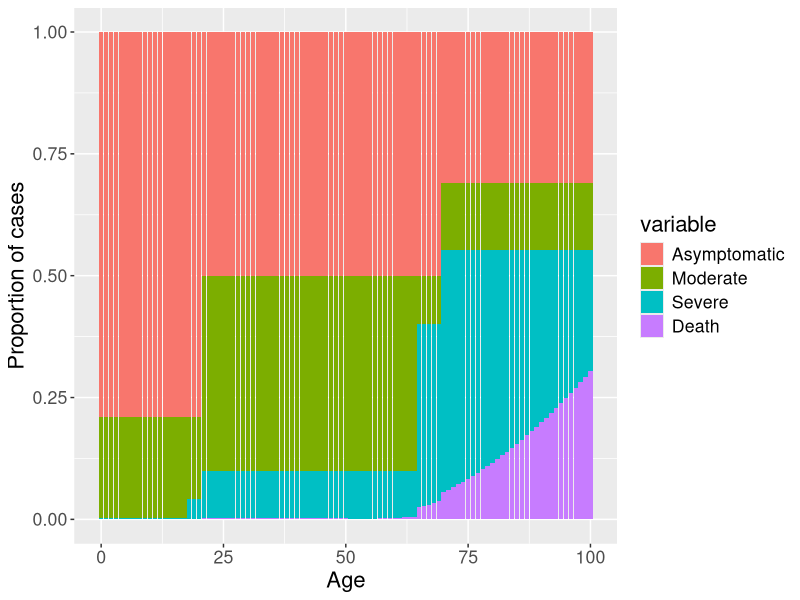

The R source for this figure:
library(ggplot2)
library(reshape2)

ages <- 0:100
outcomeDF <- data.frame(ages)
names(outcomeDF) <- "Age"

outcomeDF$Asymptomatic <- 0.5
outcomeDF$Asymptomatic[outcomeDF$Age <= 20] <- 0.79
outcomeDF$Asymptomatic[outcomeDF$Age >= 70] <- 0.31

outcomeDF$Moderate <- 1 - outcomeDF$Asymptomatic
outcomeDF$Moderate[outcomeDF$Age < 18] <- outcomeDF$Moderate[outcomeDF$Age < 18] * 0.99
outcomeDF$Moderate[outcomeDF$Age >= 18 & outcomeDF$Age < 65] <- outcomeDF$Moderate[outcomeDF$Age >= 18 & outcomeDF$Age < 65] * 0.8
outcomeDF$Moderate[outcomeDF$Age >= 65] <- outcomeDF$Moderate[outcomeDF$Age >= 65] * 0.2

outcomeDF$Severe <- 1 - outcomeDF$Asymptomatic
outcomeDF$Severe[outcomeDF$Age < 18] <- outcomeDF$Severe[outcomeDF$Age < 18] * 0.01
outcomeDF$Severe[outcomeDF$Age >= 18 & outcomeDF$Age < 65] <- outcomeDF$Severe[outcomeDF$Age >= 18 & outcomeDF$Age < 65] * 0.2
outcomeDF$Severe[outcomeDF$Age >= 65] <- outcomeDF$Severe[outcomeDF$Age >= 65] * 0.8

outcomeDF$Death <- outcomeDF$Severe
outcomeDF$Death <- ifelse(outcomeDF$Age > 50, outcomeDF$Death * 0.5 * (((outcomeDF$Age - 50) / 50) + 0.05) ^2, outcomeDF$Death * 0.5 * 0.05)

outcomeDF$Severe <- outcomeDF$Severe - outcomeDF$Death

outcomeDFMelt <- melt(outcomeDF, id.vars = 1)
caseOutcomes <- ggplot(outcomeDFMelt, aes(x = Age, y = value, fill = variable)) + geom_bar(stat = "identity") + ylab("Proportion of cases") + theme(text = element_text(size = 16))
       